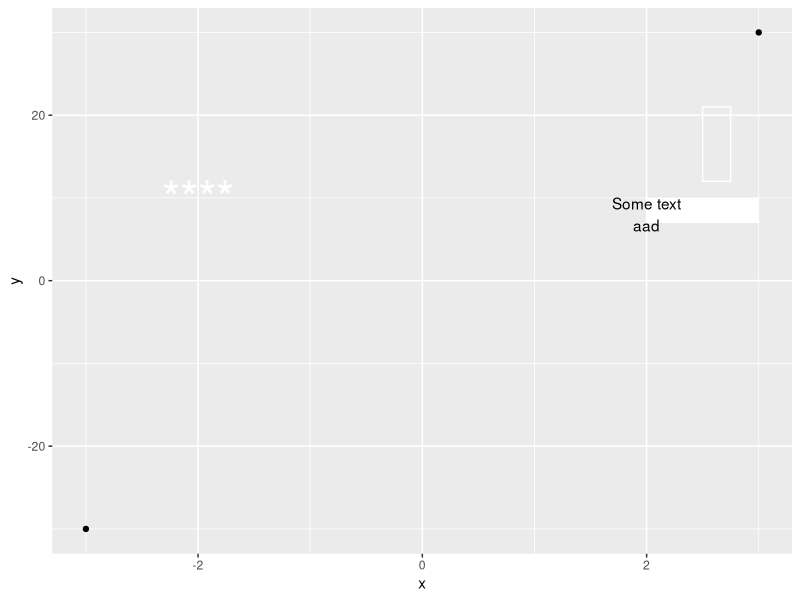

Recreate this plot in R.
library(ggplot2)
library(grid)
library(Hmisc) # bezier
library(R.utils) # doCall
datascaled <- data.frame(x=c(-3,3),y=c(-30,30))
dibujobase <- ggplot(data=datascaled, aes(x=x,y=y)) + geom_point()
xrange <- 6
yrange <- 60
ratioxy <- xrange / yrange

dibujobase + annotate("rect", xmin = 2.5, xmax = 2.75, ymin = 12, ymax = 21,
  alpha=0.0, colour = "white",fill="red") +
  annotate("text", x=-2, y = 10, label ="****", colour="white",size=12) +
  geom_rect(mapping=aes(xmin=2,xmax=3,ymin=7,ymax=10), fill="white") + annotate("text", x = 2, y = 8, label = "Some text\naad")

a <- annotate("text", x = 2, y = 10, label = "Some text\naad")
names(a)
